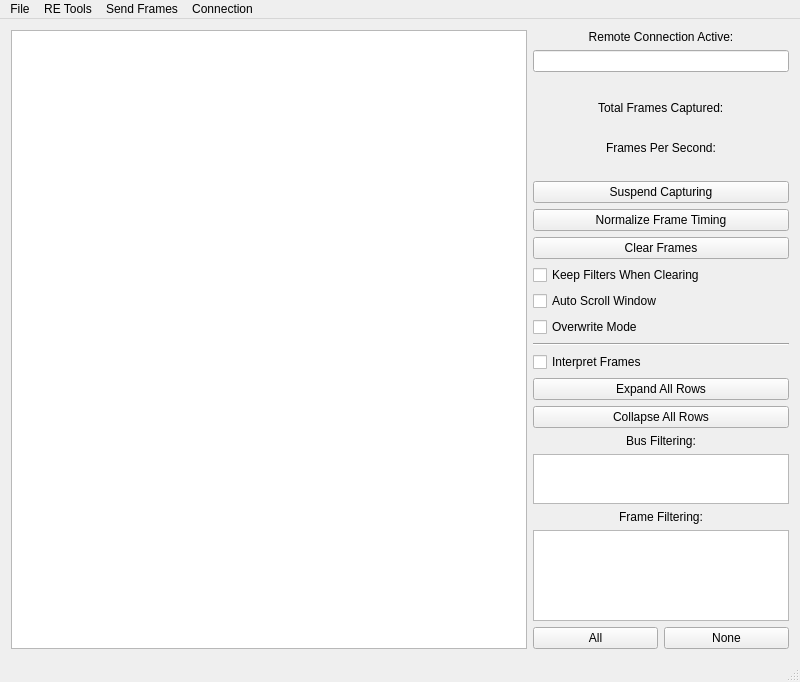
<?xml version="1.0" encoding="UTF-8"?>
<ui version="4.0">
 <class>MainWindow</class>
 <widget class="QMainWindow" name="MainWindow">
  <property name="geometry">
   <rect>
    <x>0</x>
    <y>0</y>
    <width>800</width>
    <height>682</height>
   </rect>
  </property>
  <property name="sizePolicy">
   <sizepolicy hsizetype="Fixed" vsizetype="Fixed">
    <horstretch>0</horstretch>
    <verstretch>0</verstretch>
   </sizepolicy>
  </property>
  <property name="minimumSize">
   <size>
    <width>800</width>
    <height>500</height>
   </size>
  </property>
  <property name="windowTitle">
   <string>EasyCAN</string>
  </property>
  <widget class="QWidget" name="centralWidget">
   <layout class="QHBoxLayout" name="horizontalLayout" stretch="1,0">
    <item>
     <widget class="QTableView" name="canFramesView">
      <property name="font">
       <font>
        <pointsize>9</pointsize>
        <bold>true</bold>
       </font>
      </property>
      <property name="alternatingRowColors">
       <bool>true</bool>
      </property>
      <property name="verticalScrollMode">
       <enum>QAbstractItemView::ScrollPerPixel</enum>
      </property>
      <property name="wordWrap">
       <bool>false</bool>
      </property>
     </widget>
    </item>
    <item>
     <layout class="QVBoxLayout" name="verticalLayout">
      <item>
       <widget class="QLabel" name="lblRemoteConn">
        <property name="enabled">
         <bool>true</bool>
        </property>
        <property name="text">
         <string>Remote Connection Active:</string>
        </property>
        <property name="alignment">
         <set>Qt::AlignCenter</set>
        </property>
       </widget>
      </item>
      <item>
       <widget class="QLineEdit" name="lineRemoteKey">
        <property name="enabled">
         <bool>true</bool>
        </property>
        <property name="maximumSize">
         <size>
          <width>1000</width>
          <height>50</height>
         </size>
        </property>
        <property name="baseSize">
         <size>
          <width>150</width>
          <height>50</height>
         </size>
        </property>
        <property name="font">
         <font>
          <bold>false</bold>
         </font>
        </property>
        <property name="maxLength">
         <number>8</number>
        </property>
        <property name="alignment">
         <set>Qt::AlignLeading|Qt::AlignLeft|Qt::AlignVCenter</set>
        </property>
        <property name="readOnly">
         <bool>true</bool>
        </property>
       </widget>
      </item>
      <item>
       <widget class="QLabel" name="lblContMsg">
        <property name="palette">
         <palette>
          <active>
           <colorrole role="WindowText">
            <brush brushstyle="SolidPattern">
             <color alpha="255">
              <red>255</red>
              <green>0</green>
              <blue>0</blue>
             </color>
            </brush>
           </colorrole>
          </active>
          <inactive>
           <colorrole role="WindowText">
            <brush brushstyle="SolidPattern">
             <color alpha="255">
              <red>255</red>
              <green>0</green>
              <blue>0</blue>
             </color>
            </brush>
           </colorrole>
          </inactive>
          <disabled>
           <colorrole role="WindowText">
            <brush brushstyle="SolidPattern">
             <color alpha="255">
              <red>120</red>
              <green>120</green>
              <blue>120</blue>
             </color>
            </brush>
           </colorrole>
          </disabled>
         </palette>
        </property>
        <property name="font">
         <font>
          <pointsize>11</pointsize>
          <italic>true</italic>
          <bold>true</bold>
         </font>
        </property>
        <property name="text">
         <string/>
        </property>
        <property name="alignment">
         <set>Qt::AlignCenter</set>
        </property>
       </widget>
      </item>
      <item alignment="Qt::AlignHCenter">
       <widget class="QLabel" name="label">
        <property name="sizePolicy">
         <sizepolicy hsizetype="Preferred" vsizetype="Fixed">
          <horstretch>0</horstretch>
          <verstretch>0</verstretch>
         </sizepolicy>
        </property>
        <property name="text">
         <string>Total Frames Captured:</string>
        </property>
       </widget>
      </item>
      <item alignment="Qt::AlignHCenter">
       <widget class="QLabel" name="lbNumFrames">
        <property name="sizePolicy">
         <sizepolicy hsizetype="Preferred" vsizetype="Fixed">
          <horstretch>0</horstretch>
          <verstretch>0</verstretch>
         </sizepolicy>
        </property>
        <property name="text">
         <string/>
        </property>
       </widget>
      </item>
      <item alignment="Qt::AlignHCenter">
       <widget class="QLabel" name="label_6">
        <property name="sizePolicy">
         <sizepolicy hsizetype="Preferred" vsizetype="Fixed">
          <horstretch>0</horstretch>
          <verstretch>0</verstretch>
         </sizepolicy>
        </property>
        <property name="text">
         <string>Frames Per Second:</string>
        </property>
       </widget>
      </item>
      <item alignment="Qt::AlignHCenter">
       <widget class="QLabel" name="lbFPS">
        <property name="sizePolicy">
         <sizepolicy hsizetype="Preferred" vsizetype="Fixed">
          <horstretch>0</horstretch>
          <verstretch>0</verstretch>
         </sizepolicy>
        </property>
        <property name="text">
         <string/>
        </property>
       </widget>
      </item>
      <item>
       <widget class="QPushButton" name="btnCaptureToggle">
        <property name="text">
         <string>Suspend Capturing</string>
        </property>
        <property name="checkable">
         <bool>false</bool>
        </property>
       </widget>
      </item>
      <item>
       <widget class="QPushButton" name="btnNormalize">
        <property name="text">
         <string>Normalize Frame Timing</string>
        </property>
       </widget>
      </item>
      <item>
       <widget class="QPushButton" name="btnClearFrames">
        <property name="text">
         <string>Clear Frames</string>
        </property>
       </widget>
      </item>
      <item>
       <widget class="QCheckBox" name="cbPersistentFilters">
        <property name="text">
         <string>Keep Filters When Clearing</string>
        </property>
       </widget>
      </item>
      <item>
       <widget class="QCheckBox" name="cbAutoScroll">
        <property name="text">
         <string>Auto Scroll Window</string>
        </property>
       </widget>
      </item>
      <item>
       <widget class="QCheckBox" name="cbOverwrite">
        <property name="enabled">
         <bool>true</bool>
        </property>
        <property name="text">
         <string>Overwrite Mode</string>
        </property>
       </widget>
      </item>
      <item>
       <widget class="Line" name="line">
        <property name="orientation">
         <enum>Qt::Horizontal</enum>
        </property>
       </widget>
      </item>
      <item>
       <widget class="QCheckBox" name="cbInterpret">
        <property name="text">
         <string>Interpret Frames</string>
        </property>
       </widget>
      </item>
      <item>
       <widget class="QPushButton" name="btnExpandAll">
        <property name="text">
         <string>Expand All Rows</string>
        </property>
       </widget>
      </item>
      <item>
       <widget class="QPushButton" name="btnCollapseAll">
        <property name="text">
         <string>Collapse All Rows</string>
        </property>
       </widget>
      </item>
      <item>
       <widget class="QLabel" name="label_2">
        <property name="text">
         <string>Bus Filtering:</string>
        </property>
        <property name="alignment">
         <set>Qt::AlignCenter</set>
        </property>
       </widget>
      </item>
      <item>
       <widget class="QListWidget" name="listBusFilters">
        <property name="sizePolicy">
         <sizepolicy hsizetype="Minimum" vsizetype="Expanding">
          <horstretch>0</horstretch>
          <verstretch>0</verstretch>
         </sizepolicy>
        </property>
        <property name="maximumSize">
         <size>
          <width>16777215</width>
          <height>50</height>
         </size>
        </property>
        <property name="flow">
         <enum>QListView::LeftToRight</enum>
        </property>
        <property name="resizeMode">
         <enum>QListView::Fixed</enum>
        </property>
        <property name="itemAlignment">
         <set>Qt::AlignCenter</set>
        </property>
        <property name="sortingEnabled">
         <bool>true</bool>
        </property>
       </widget>
      </item>
      <item>
       <widget class="QLabel" name="label_7">
        <property name="text">
         <string>Frame Filtering:</string>
        </property>
        <property name="alignment">
         <set>Qt::AlignCenter</set>
        </property>
       </widget>
      </item>
      <item>
       <widget class="QListWidget" name="listFilters">
        <property name="sizePolicy">
         <sizepolicy hsizetype="Minimum" vsizetype="Expanding">
          <horstretch>0</horstretch>
          <verstretch>0</verstretch>
         </sizepolicy>
        </property>
        <property name="minimumSize">
         <size>
          <width>0</width>
          <height>0</height>
         </size>
        </property>
        <property name="maximumSize">
         <size>
          <width>16777215</width>
          <height>16777215</height>
         </size>
        </property>
        <property name="font">
         <font>
          <bold>true</bold>
         </font>
        </property>
        <property name="alternatingRowColors">
         <bool>false</bool>
        </property>
        <property name="sortingEnabled">
         <bool>true</bool>
        </property>
       </widget>
      </item>
      <item>
       <layout class="QHBoxLayout" name="horizontalLayout_3">
        <property name="sizeConstraint">
         <enum>QLayout::SetDefaultConstraint</enum>
        </property>
        <item>
         <widget class="QPushButton" name="btnFilterAll">
          <property name="text">
           <string>All</string>
          </property>
         </widget>
        </item>
        <item>
         <widget class="QPushButton" name="btnFilterNone">
          <property name="text">
           <string>None</string>
          </property>
         </widget>
        </item>
       </layout>
      </item>
     </layout>
    </item>
   </layout>
  </widget>
  <widget class="QMenuBar" name="menuBar">
   <property name="geometry">
    <rect>
     <x>0</x>
     <y>0</y>
     <width>800</width>
     <height>21</height>
    </rect>
   </property>
   <widget class="QMenu" name="menu_RE_Tools">
    <property name="title">
     <string>RE Tools</string>
    </property>
    <addaction name="actionFlow_View"/>
    <addaction name="actionGraph_Dta"/>
    <addaction name="actionFrame_Data_Analysis"/>
    <addaction name="actionFile_Comparison"/>
    <addaction name="actionDBC_Comparison"/>
    <addaction name="actionRange_State_2"/>
    <addaction name="actionSingle_Multi_State_2"/>
    <addaction name="actionISO_TP_Decoder"/>
    <addaction name="actionSniffer"/>
    <addaction name="actionCapture_Bisector"/>
    <addaction name="actionSignal_Viewer"/>
    <addaction name="actionTemporal_Graph"/>
   </widget>
   <widget class="QMenu" name="menuSend_Frames">
    <property name="title">
     <string>Send Frames</string>
    </property>
    <addaction name="action_Playback"/>
    <addaction name="action_Custom"/>
    <addaction name="actionScripting_INterface"/>
    <addaction name="actionFuzzing"/>
    <addaction name="actionUDS_Scanner"/>
    <addaction name="actionFirmware_Update"/>
    <addaction name="actionMotorControlConfig"/>
    <addaction name="actionCAN_Bridge"/>
   </widget>
   <widget class="QMenu" name="menuFile">
    <property name="title">
     <string>File</string>
    </property>
    <addaction name="actionOpen_Log_File"/>
    <addaction name="actionSave_Filtered_Log_File"/>
    <addaction name="actionSave_Log_File"/>
    <addaction name="actionSave_Continuous_Logfile"/>
    <addaction name="separator"/>
    <addaction name="separator"/>
    <addaction name="actionLoad_Filter_Definition"/>
    <addaction name="actionSave_Filter_Definition"/>
    <addaction name="separator"/>
    <addaction name="actionDBC_File_Manager"/>
    <addaction name="actionSave_Decoded_Frames"/>
    <addaction name="actionSave_Decoded_Frames_CSV"/>
    <addaction name="separator"/>
    <addaction name="actionPreferences"/>
    <addaction name="separator"/>
    <addaction name="actionExit_Application"/>
   </widget>
   <widget class="QMenu" name="menuConnection">
    <property name="title">
     <string>Connection</string>
    </property>
    <addaction name="actionSetup"/>
   </widget>
   <addaction name="menuFile"/>
   <addaction name="menu_RE_Tools"/>
   <addaction name="menuSend_Frames"/>
   <addaction name="menuConnection"/>
  </widget>
  <widget class="QStatusBar" name="statusBar"/>
  <action name="action_Playback">
   <property name="text">
    <string>Playback</string>
   </property>
  </action>
  <action name="action_Custom">
   <property name="text">
    <string>Custom</string>
   </property>
  </action>
  <action name="actionFlow_View">
   <property name="text">
    <string>Flow View</string>
   </property>
  </action>
  <action name="actionFuzzy_Scope">
   <property name="text">
    <string>Fuzzy Scope</string>
   </property>
  </action>
  <action name="actionGraph_Dta">
   <property name="text">
    <string>New Graphing Window</string>
   </property>
  </action>
  <action name="actionOpen_Log_File">
   <property name="text">
    <string>Load Log File</string>
   </property>
   <property name="shortcut">
    <string>Ctrl+O</string>
   </property>
  </action>
  <action name="actionSave_Log_File">
   <property name="text">
    <string>Save Log File</string>
   </property>
  </action>
  <action name="actionFrame_Data_Analysis">
   <property name="text">
    <string>Frame Data Analysis</string>
   </property>
  </action>
  <action name="actionLoad_DBC_File">
   <property name="text">
    <string>Load DBC File</string>
   </property>
  </action>
  <action name="actionEdit_Messages_Signals">
   <property name="text">
    <string>Edit Messages/Signals</string>
   </property>
  </action>
  <action name="actionSave_DBC_File">
   <property name="text">
    <string>Save DBC File</string>
   </property>
  </action>
  <action name="actionSave_Decoded_Frames">
   <property name="text">
    <string>Save Decoded Frames</string>
   </property>
  </action>
  <action name="actionExit_Application">
   <property name="text">
    <string>Exit Application</string>
   </property>
  </action>
  <action name="actionFile_Comparison">
   <property name="text">
    <string>File Comparison</string>
   </property>
  </action>
  <action name="actionPreferences">
   <property name="text">
    <string>Preferences</string>
   </property>
  </action>
  <action name="actionSave_Filtered_Log_File">
   <property name="text">
    <string>Save Filtered Log File</string>
   </property>
  </action>
  <action name="actionLoad_Filter_Definition">
   <property name="text">
    <string>Load Filter Definition</string>
   </property>
  </action>
  <action name="actionSave_Filter_Definition">
   <property name="text">
    <string>Save Filter Definition</string>
   </property>
  </action>
  <action name="actionFirmware_Uploader">
   <property name="text">
    <string>Firmware Uploader</string>
   </property>
  </action>
  <action name="actionSetup">
   <property name="text">
    <string>Open Connection Window</string>
   </property>
  </action>
  <action name="actionConnect">
   <property name="text">
    <string>Connect</string>
   </property>
  </action>
  <action name="actionScripting_INterface">
   <property name="text">
    <string>Scripting Interface</string>
   </property>
  </action>
  <action name="actionRange_State_2">
   <property name="text">
    <string>Range State</string>
   </property>
  </action>
  <action name="actionSingle_Multi_State_2">
   <property name="text">
    <string>Single/Multi State</string>
   </property>
  </action>
  <action name="actionDBC_File_Manager">
   <property name="text">
    <string>DBC File Manager</string>
   </property>
  </action>
  <action name="actionFuzzing">
   <property name="text">
    <string>Fuzzing</string>
   </property>
  </action>
  <action name="actionUDS_Scanner">
   <property name="text">
    <string>UDS Scanner</string>
   </property>
  </action>
  <action name="actionISO_TP_Decoder">
   <property name="text">
    <string>ISO-TP Decoder</string>
   </property>
  </action>
  <action name="actionSniffer">
   <property name="text">
    <string>Sniffer</string>
   </property>
  </action>
  <action name="actionFirmware_Update">
   <property name="text">
    <string>Firmware Update</string>
   </property>
  </action>
  <action name="actionMotorControlConfig">
   <property name="text">
    <string>MotorControlConfig</string>
   </property>
  </action>
  <action name="actionCapture_Bisector">
   <property name="text">
    <string>Capture Bisector</string>
   </property>
  </action>
  <action name="actionSignal_Viewer">
   <property name="text">
    <string>Signal Viewer</string>
   </property>
  </action>
  <action name="actionSave_Continuous_Logfile">
   <property name="text">
    <string>Start Continuous Logging</string>
   </property>
  </action>
  <action name="actionTemporal_Graph">
   <property name="text">
    <string>Temporal Graph</string>
   </property>
  </action>
  <action name="actionDBC_Comparison">
   <property name="text">
    <string>DBC Comparison</string>
   </property>
  </action>
  <action name="actionSave_Decoded_Frames_CSV">
   <property name="text">
    <string>Save Decoded Frames CSV</string>
   </property>
  </action>
  <action name="actionCAN_Bridge">
   <property name="text">
    <string>CAN Bridge</string>
   </property>
  </action>
 </widget>
 <layoutdefault spacing="6" margin="11"/>
 <resources/>
 <connections/>
 <slots>
  <slot>handleLoadFile()</slot>
  <slot>connButtonPress()</slot>
  <slot>showGraphingWindow()</slot>
  <slot>showFrameDataAnalysis()</slot>
 </slots>
</ui>
